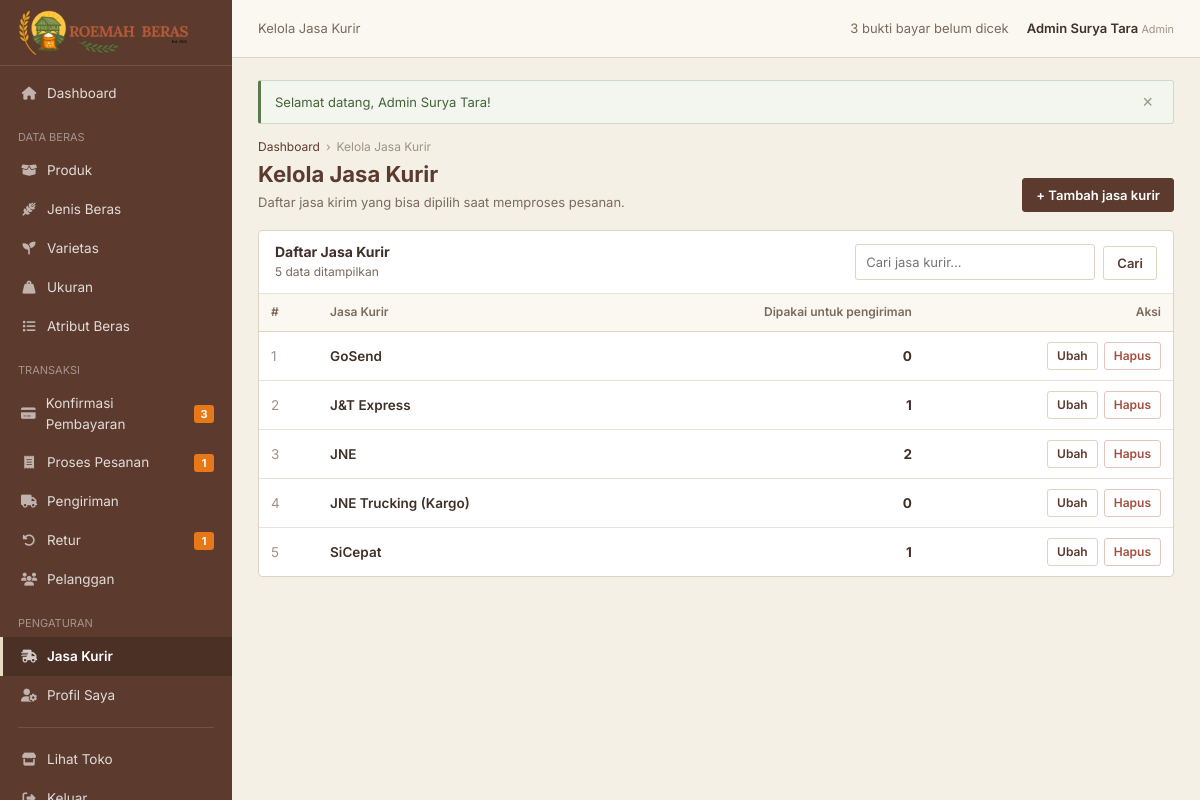
The app's page /admin/jasa_kurir/index.php (signed in) with its own data.
### tables this page shows
CREATE TABLE `jasa_kurir` (
  `id_jasa_kurir` INT(11) NOT NULL AUTO_INCREMENT,
  `nama_kurir`    VARCHAR(50) NOT NULL,
  PRIMARY KEY (`id_jasa_kurir`)
);

### admin/jasa_kurir/index.php (the view, shortened to what this page needs)
<?php
require __DIR__ . '/../sidebar.php';
$q = trim((string)($_GET['q'] ?? ''));
$sql = 'SELECT k.*, (SELECT COUNT(*) FROM pengiriman pg WHERE pg.id_jasa_kurir = k.id_jasa_kurir) AS jml FROM jasa_kurir k';
$params = [];
$stmt = $pdo->prepare($sql . ' ORDER BY k.nama_kurir');
$stmt->execute($params);
$kurirList = $stmt->fetchAll();
admin_header('Kelola Jasa Kurir', 'jasa_kurir');
page_header('Kelola Jasa Kurir', 'Daftar jasa kirim yang bisa dipilih saat memproses pesanan.',
    '<a href="' . url('admin/jasa_kurir/tambah.php') . '" class="btn-a">+ Tambah jasa kurir</a>');
?>
<div class="panel">
    <div class="panel-head">
        <div><h2>Daftar Jasa Kurir</h2><p><?= count($kurirList) ?> data ditampilkan</p></div>
        <form method="GET" class="filter-bar">
            <input name="q" value="<?= h($q) ?>" class="input-a" placeholder="Cari jasa kurir..." style="width:240px">
            <button class="btn-a outline">Cari</button>
        </form>
    </div>
    <div class="table-wrap">
        <table class="table-admin">
            <thead>
            <tr><th>#</th><th>Jasa Kurir</th><th class="num">Dipakai untuk pengiriman</th><th class="num">Aksi</th></tr>
            </thead>
            <tbody>
            <?php foreach ($kurirList as $i => $k): ?>
                <tr>
                    <td style="color:var(--text-muted)"><?= $i + 1 ?></td>
                    <td><strong><?= h($k['nama_kurir']) ?></strong></td>
                    <td class="num"><span style="font-weight:700"><?= (int)$k['jml'] ?></span></td>
                    <td>
                        <div class="row-actions">
                            <a href="<?= url('admin/jasa_kurir/edit.php?id=' . (int)$k['id_jasa_kurir']) ?>" class="btn-a outline icon">Ubah</a>
                            <form method="POST" action="<?= url('admin/jasa_kurir/hapus.php') ?>" data-confirm="Hapus jasa kurir ini? Tindakan tidak dapat dibatalkan.">
                                <button class="btn-a danger outline icon">Hapus</button>
                            </form>
                        </div>
                    </td>
                </tr>
            <?php endforeach; ?>
            </tbody>
        </table>
    </div>
</div>
<?php admin_footer(); ?>

### admin/sidebar.php (shortened to what this page needs)
<?php
require_once __DIR__ . '/../config/koneksi.php';
function admin_counts(): array
{
    global $pdo;
    static $c = null;
    if ($c === null) {
        $c = [
            'bayar'  => (int)$pdo->query("SELECT COUNT(*) FROM pembayaran WHERE status_pembayaran = 'Sudah Upload Bukti'")->fetchColumn(),
            'proses' => (int)$pdo->query("SELECT COUNT(*) FROM pesanan WHERE status_pesanan = 'Diproses'")->fetchColumn(),
            'retur'  => (int)$pdo->query("SELECT COUNT(*) FROM retur WHERE status_retur IN ('Menunggu Verifikasi','Barang Retur Dikirim')")->fetchColumn(),
            'stok'   => (int)$pdo->query("SELECT COUNT(*) FROM produk WHERE stok <= 5")->fetchColumn(),
        ];
    }
    return $c;
}
function admin_header(string $title, string $active): void
{
    $c = admin_counts();
    $menu = [
        ['', 'Dashboard', 'admin/dashboard.php', 'fa-house', 'dashboard', 0],
        ['DATA BERAS'],
        ['', 'Produk', 'admin/Produk/index.php', 'fa-box-open', 'produk', $c['stok']],
        ['', 'Jenis Beras', 'admin/Jenis/index.php', 'fa-wheat-awn', 'jenis_beras', 0],
        ['', 'Varietas', 'admin/Varietas/index.php', 'fa-seedling', 'varietas', 0],
        ['', 'Ukuran', 'admin/ukuran/index.php', 'fa-weight-hanging', 'ukuran', 0],
        ['', 'Atribut Beras', 'admin/atribut.php', 'fa-list', 'atribut', 0],
        ['TRANSAKSI'],
        ['', 'Konfirmasi Pembayaran', 'admin/pembayaran.php', 'fa-credit-card', 'pembayaran', $c['bayar']],
        ['', 'Proses Pesanan', 'admin/pesanan.php', 'fa-receipt', 'pesanan', $c['proses']],
        ['', 'Pengiriman', 'admin/pengiriman.php', 'fa-truck', 'pengiriman', 0],
        ['', 'Retur', 'admin/retur.php', 'fa-rotate-left', 'retur', $c['retur']],
        ['', 'Pelanggan', 'admin/pelanggan.php', 'fa-users', 'pelanggan', 0],
        ['PENGATURAN'],
        ['', 'Jasa Kurir', 'admin/jasa_kurir/index.php', 'fa-truck-fast', 'jasa_kurir', 0],
        ['', 'Profil Saya', 'admin/profil.php', 'fa-user-gear', 'profil', 0],
    ];
    ?>
<!DOCTYPE html>
<html lang="id">
<head>
    <link rel="stylesheet" href="https://cdnjs.cloudflare.com/ajax/libs/font-awesome/6.5.0/css/all.min.css">
    <link rel="stylesheet" href="<?= asset('admin/CSS/sidebar.css') ?>">
<?php foreach ((array)($GLOBALS['pageCss'] ?? []) as $css): ?>
    <link rel="stylesheet" href="<?= asset($css) ?>">
<?php endforeach; ?>
</head>
<body class="admin-body">
<div class="admin-wrapper">
    <aside class="sidebar" id="sidebar">
        <div class="sidebar-brand">
            <img src="<?= asset('images/logo.png') ?>" alt="<?= h(TOKO_NAMA) ?>" class="sidebar-logo">
        </div>
        <nav class="sidebar-menu">
            <?php foreach ($menu as $m): ?>
                <?php if (count($m) === 1): ?>
                    <div class="sidebar-section-title"><?= h($m[0]) ?></div>
                <?php else: ?>
                    <a href="<?= url($m[2]) ?>" class="menu-item <?= $active === $m[4] ? 'active' : '' ?>">
                        <i class="fas <?= $m[3] ?>"></i><span><?= h($m[1]) ?></span>
                        <?php if ($m[5] > 0): ?><span class="menu-badge"><?= (int)$m[5] ?></span><?php endif; ?>
                    </a>
                <?php endif; ?>
            <?php endforeach; ?>
            <div class="sidebar-divider"></div>
            <a href="<?= url('index.php') ?>" class="menu-item" target="_blank"><i class="fas fa-store"></i><span>Lihat Toko</span></a>
            <a href="<?= url('admin/logout.php') ?>" class="menu-item logout-item" onclick="return confirm('Keluar dari panel?')"><i class="fas fa-right-from-bracket"></i><span>Keluar</span></a>
        </nav>
    </aside>
    <main class="main-content">
        <header class="topbar">
            <div class="topbar-left">
                <span class="topbar-title"><?= h($title) ?></span>
            </div>
            <div class="topbar-right">
                <?php if ($c['bayar'] > 0): ?>
                <a href="<?= url('admin/pembayaran.php?status=Sudah+Upload+Bukti') ?>" class="notification-button"><?= $c['bayar'] ?> bukti bayar belum dicek</a>
                <?php endif; ?>
                <a href="<?= url('admin/profil.php') ?>" class="admin-profile">
                    <span class="admin-name"><?= h($_SESSION['nama']) ?></span> <small style="color:var(--text-muted);font-weight:400">Admin</small>
                </a>
            </div>
        </header>
        <div class="content-container">
            <?= str_replace('class="flash-wrap"', 'class="flash-wrap admin-flash"', flash_render()) ?>
    <?php
}
function admin_footer(): void
{
    ?>
        </div>
    </main>
</div>
</body>
</html>
    <?php
}
function page_header(string $title, string $desc = '', string $right = ''): void
{
    echo '<div class="page-header"><div><div class="breadcrumb-a"><a href="' . url(home_for_role()) . '">' . 'Dashboard' . '</a><span>&rsaquo;</span><span>' . h($title) . '</span></div>'
        . '<h1>' . h($title) . '</h1>' . ($desc ? '<p>' . h($desc) . '</p>' : '') . '</div>' . $right . '</div>';
}

### admin/CSS/sidebar.css (style rules this page uses)
:root { --primary: #5c3b2e; --primary-dark: #43291f; --primary-soft: #8b6a58; --accent: #e77817; --accent-dark: #c85f0d; --nav: #d8ccb0; --text: #3f3028; --text-secondary: #7a6a5e; --text-muted: #a09287; --background: #f5f0e5; --cream: #fbf8f1; --cream-2: #f3ead7; --white: #ffffff; --beige: #e7dcc4; --border: #ded4c2; --border-light: #eae2d4; --success: #5b7a4b; --warning: #9a6b2f; --danger: #a14f40; --info: #4c6f7c; }
* { box-sizing: border-box; }
html, body { margin: 0; padding: 0; }
body { background: var(--background); color: var(--text); font-family: "Poppins", "Segoe UI", Arial, sans-serif; font-size: 14px; line-height: 1.55; min-height: 100vh; display: flex; flex-direction: column; }
a { color: inherit; text-decoration: none; }
img { max-width: 100%; }
h1, h2, h3 { line-height: 1.25; }
.flash-wrap { width: min(1160px, calc(100% - 40px)); margin: 16px auto 0; }
.admin-body { font-family: Inter, "Segoe UI", Roboto, Arial, sans-serif; background: var(--background); font-size: 13.5px; }
.admin-wrapper { min-height: 100vh; }
.sidebar { width: 232px; position: fixed; inset: 0 auto 0 0; z-index: 1000; background: var(--primary); overflow-y: auto; transition: transform .2s ease; }
.sidebar-brand { height: 66px; padding: 0 18px; display: flex; align-items: center; gap: 10px; border-bottom: 1px solid rgba(255,255,255,.12); }
.sidebar-logo { height: 46px; max-width: 100%; object-fit: contain; }
.sidebar-menu { padding: 8px 0 30px; }
.menu-item { display: flex; align-items: center; gap: 10px; padding: 9px 18px; color: rgba(255,255,255,.82); font-size: 13.5px; border-left: 3px solid transparent; }
.menu-item i { width: 16px; text-align: center; font-size: 13px; opacity: .75; }
.menu-item.active { background: rgba(0,0,0,.18); color: #fff; border-left-color: var(--beige); font-weight: 600; }
.menu-badge { margin-left: auto; min-width: 20px; padding: 0 6px; border-radius: 3px; background: var(--accent); color: #fff; font-size: 11px; font-weight: 700; text-align: center; line-height: 18px; }
.sidebar-section-title { color: rgba(255,255,255,.45); font-size: 11px; padding: 16px 18px 5px; }
.sidebar-divider { height: 1px; background: rgba(255,255,255,.12); margin: 12px 18px; }
.main-content { margin-left: 232px; min-height: 100vh; }
.topbar { height: 58px; background: var(--cream); border-bottom: 1px solid var(--border); display: flex; align-items: center; justify-content: space-between; padding: 0 26px; position: sticky; top: 0; z-index: 900; }
.topbar-left { display: flex; align-items: center; gap: 12px; }
.topbar-title { color: var(--text-secondary); font-size: 13px; }
.topbar-right { display: flex; align-items: center; gap: 18px; }
.notification-button { color: var(--text-secondary); font-size: 13px; }
.admin-profile { color: var(--text); font-weight: 600; font-size: 13px; }
.content-container { padding: 22px 26px 50px; }
.admin-flash { width: 100%; margin: 0 0 14px; }
.page-header { display: flex; align-items: flex-end; justify-content: space-between; gap: 16px; margin-bottom: 18px; flex-wrap: wrap; }
.page-header h1 { margin: 0; color: var(--primary); font-size: 22px; font-weight: 700; }
.page-header p { margin: 4px 0 0; color: var(--text-secondary); font-size: 13px; }
.breadcrumb-a { display: flex; gap: 6px; color: var(--text-muted); font-size: 12px; margin-bottom: 4px; }
.breadcrumb-a a { color: var(--primary); }
.panel { background: #fff; border: 1px solid var(--border); border-radius: 4px; }

### records on screen
jasa_kurir: id_jasa_kurir "3", nama_kurir "SiCepat", jml "1"
jasa_kurir: nama_kurir "GoSend", jml "0"
jasa_kurir: nama_kurir "J&T Express", jml "1"
jasa_kurir: nama_kurir "JNE", jml "2"
jasa_kurir: nama_kurir "JNE Trucking (Kargo)", jml "0"

### other values on screen
$m[1] "Dashboard"
$m[0] "DATA BERAS"
$m[1] "Produk"
$m[1] "Jenis Beras"
$m[1] "Varietas"
$m[1] "Ukuran"
$m[1] "Atribut Beras"
$m[0] "TRANSAKSI"
$m[1] "Konfirmasi Pembayaran"
$m[5] "3"
$m[1] "Proses Pesanan"
$m[5] "1"
$m[1] "Pengiriman"
$m[1] "Retur"
$m[1] "Pelanggan"
